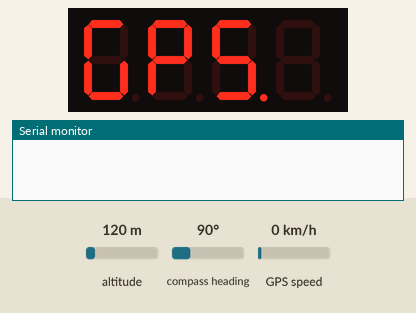
This sketch was run on a simulated Arduino Uno, built with avr-gcc and run on an emulated ATmega328P. Shown: 4-digit seven-segment display, the last lines printed to the serial monitor. The test bench sets the inputs (shaded band); at power-on: GPS speed 0 km/h, altitude 120 m, compass heading 90°. The GPS gets a fix after 3 s at 37.7749, -122.4194 with 8 satellites.

Above: at 1.2 s.
1.3 s: GPS speed set to 2 km/h
At 4.2 s:
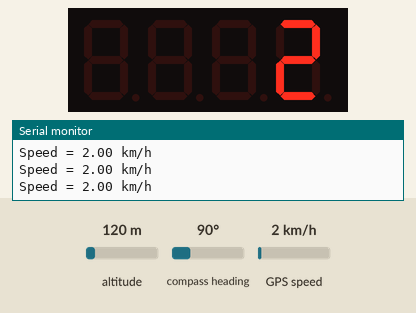
4.5 s: GPS speed set to 30 km/h
At 5.9 s:
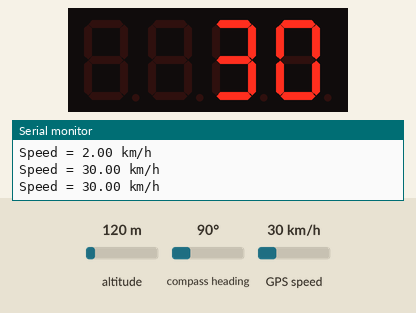
6.5 s: GPS speed set to 60 km/h
At 7.4 s:
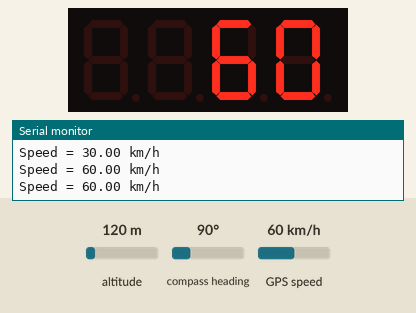
Timing chart, 0 to 9.5 s (numbered marks = the images above; inputs shaded):
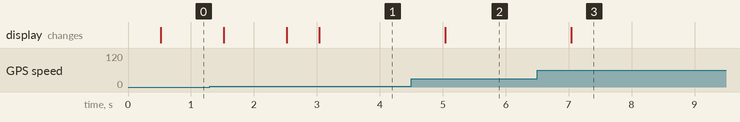

Measured:
- after the input at 4.5 s, the display: changes after 0.54 s (image 2)
- after the input at 6.5 s, the display: changes after 0.54 s (image 3)

The sketch:

NanoGPS.ino
```cpp
#include "SevSeg.h"
#include <TinyGPS++.h>

//7 Segment Display object
SevSeg sevseg;

//Loading animation variables
String prevText;
bool gpsLoaded;

//GPS
static const uint32_t GPSBaud = 9600;
TinyGPSPlus gps;

//Timers
unsigned long previousMillis = 0;  // will store last time timer loop was active.
const long interval = 500;  // timer interval for loading animation.
const long connectionLossInterval = 3000; // timer interval for when connection is lost.

void setup(){
  //7 Segment Display settings
  byte numDigits = 4;
  byte digitPins[] = {10, 11, 12, 13};
  byte segmentPins[] = {9, 2, 3, 5, 6, 8, 7, 4};
  bool resistorsOnSegments = true;
  byte hardwareConfig = COMMON_CATHODE;
  sevseg.begin(hardwareConfig, numDigits, digitPins, segmentPins, resistorsOnSegments);
  sevseg.setBrightness(90);

  //Prepare Loading animation
  sevseg.setChars("GPS");
  prevText = "GPS";
  gpsLoaded = false;

  //Serial communication
  Serial.begin(GPSBaud);
}

void loop(){
  //Loading screen animation
  if(gpsLoaded == false && Serial.available() == 0){

    gpsAnimation();

  } else if(Serial.available() == 0){ // Timer to restart loading animation on display if we lose connection for 3 seconds or more.
    if(connectionLossCheck()) gpsLoaded = false;
  }

  //GPS Speedometer
  while (Serial.available() > 0){ // if there are bytes availble to be read from the serial port, start processing them.
    gps.encode(Serial.read());
    previousMillis = millis(); // Keeps time value updated for the connection loss timer.
    if(gps.speed.isUpdated()){ // Print current speed to serial and display.
      if (!gpsLoaded) gpsLoaded = true; // Disables to connecting animation once connection has been established.


      Serial.print("Speed = ");
      Serial.print(gps.speed.kmph(), 2);
      Serial.println(" km/h\n");

      sevseg.setNumberF(gps.speed.kmph());
    } else {
      if(connectionLossCheck()) gpsLoaded = false;
      if(!gpsLoaded) gpsAnimation();
    }
  }

  //Needs to run every loop to keep display updated.
  sevseg.refreshDisplay();
}

void gpsAnimation(){
  unsigned long currentMillis = millis();

  if (currentMillis - previousMillis >= interval) {
      // save the last time loading animation was updated
    previousMillis = currentMillis;

    if(prevText == "GPS."){
      sevseg.setChars("GPS..");
      prevText = "GPS..";
    } else if(prevText == "GPS.."){
      sevseg.setChars("GPS");
      prevText = "GPS";
    } else {
      sevseg.setChars("GPS.");
      prevText = "GPS.";
    }
  }
}

bool connectionLossCheck(){
  unsigned long currentMillis = millis();

  if (currentMillis - previousMillis >= connectionLossInterval) {
    // save the last time you checked if any data was recieved.
    previousMillis = currentMillis;
    return true;

  } else{
    return false;
  }
}
```
